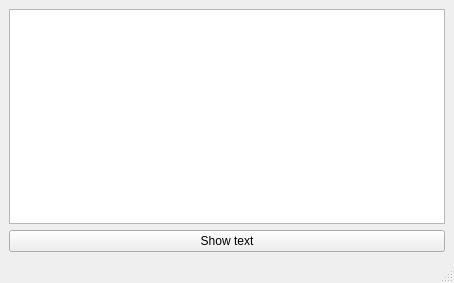
<?xml version="1.0" encoding="UTF-8"?>
<ui version="4.0">
 <class>Model_main</class>
 <widget class="QMainWindow" name="Model_main">
  <property name="geometry">
   <rect>
    <x>0</x>
    <y>0</y>
    <width>454</width>
    <height>283</height>
   </rect>
  </property>
  <property name="windowTitle">
   <string>Model_main</string>
  </property>
  <widget class="QWidget" name="centralwidget">
   <layout class="QGridLayout" name="gridLayout_2">
    <item row="0" column="0">
     <layout class="QGridLayout" name="gridLayout">
      <item row="0" column="0">
       <widget class="QPlainTextEdit" name="plainTextEdit"/>
      </item>
      <item row="1" column="0">
       <widget class="QPushButton" name="pushButtonShowText">
        <property name="enabled">
         <bool>true</bool>
        </property>
        <property name="text">
         <string>Show text</string>
        </property>
       </widget>
      </item>
     </layout>
    </item>
   </layout>
  </widget>
  <widget class="QMenuBar" name="menubar">
   <property name="geometry">
    <rect>
     <x>0</x>
     <y>0</y>
     <width>454</width>
     <height>22</height>
    </rect>
   </property>
  </widget>
  <widget class="QStatusBar" name="statusbar"/>
 </widget>
 <resources/>
 <connections/>
</ui>
